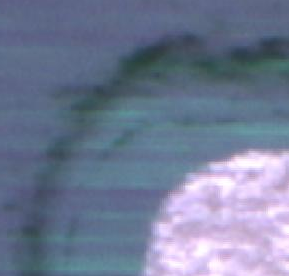
#> input picture data/aux_data/double_corner.png, 289 x 276 px
$ python cropper.py
#> lines starting #> are read from the running program, lines starting #| are printed output that depends on the picture
### src/utils.py
import pandas as pd
from pathlib import Path

def create_raw_data_df_list(dir_path):
    list_files = searching_all_files(dir_path)
    list_files_names = [x._str.split('/')[-1] for x in list_files]
    df_imgs_paths = pd.DataFrame.from_records(zip(list_files,list_files_names), columns = ['path_file', 'name_file'])
    df_imgs_paths['label'] = df_imgs_paths['path_file'].apply(lambda x: x._str.split('05_F')[-1][:2])
    return df_imgs_paths

def searching_all_files(directory):
    dirpath = Path(directory)
    assert(dirpath.is_dir())
    file_list = []
    for x in dirpath.iterdir():
        if x.is_file() and '.jpg' in x._str:
            file_list.append(x) # do not convert posix to string earlier
        elif x.is_dir():
            file_list.extend(searching_all_files(x))
    return file_list


# [7 lines left out: function create_csv_data, not called in this run]

### src/one_time_utilities/cropper.py
import cv2
import pandas as pd
from matplotlib import pyplot as plt
from src.utils import create_raw_data_df_list, create_csv_data
from tqdm import tqdm
import multiprocessing as mp

t_new_ref = cv2.imread('../../data/aux_data/double_corner.png')
#> t_new_ref is the input picture: shape (276, 289, 3); mean B, G, R 149.2, 123, 112.4
t_new_ref_gray = cv2.cvtColor(t_new_ref, cv2.COLOR_BGR2GRAY)
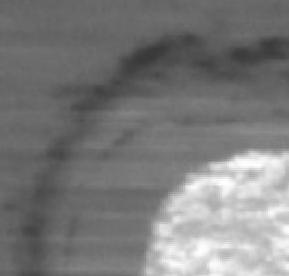
#> t_new_ref_gray: shape (276, 289); min 56, max 254, mean 122.8

"""crop&save function"""
def crop_top(df_images):
    for img_row in tqdm(df_images.itertuples()):
        path = img_row[1]
        img = cv2.imread(path._str)
        img = img_crop_center(img)
        img = img_downsize(img)
        # plt.imshow(img)
        # plt.show()

        new_path = '../../data/crop_data_0/'+'/'.join(path._str.split('/')[4:])
        cv2.imwrite(new_path,img)

def crop_ref(img_row):
    # print(img_row)
    path = img_row[1]
    try:
        img = cv2.imread(path)
        img_crop = img_crop_ref(img)
        img_crop32 = img_downsize(img_crop,32)
        img_crop64 = img_downsize(img_crop,64)
        img_crop128 = img_downsize(img_crop,128)
        new_path = '../../data/crop_data_32/' + path.split('/')[-1]
        cv2.imwrite(new_path, img_crop32)
        new_path = '../../data/crop_data_64/' + path.split('/')[-1]
        cv2.imwrite(new_path, img_crop64)
        new_path = '../../data/crop_data_128/' + path.split('/')[-1]
        cv2.imwrite(new_path, img_crop128)
        return 0
    except AttributeError:
        print(img_row)
        return -1


"""lambda functions for pytorch"""


def img_crop_center(img):
    return img[100:400,280:560]


def img_downsize(img,n):
    return cv2.resize(img, (n,n))


def img_crop_ref(img):
    img_gray = cv2.cvtColor(img, cv2.COLOR_BGR2GRAY)
    res = cv2.matchTemplate(img_gray, t_new_ref_gray, cv2.TM_CCORR_NORMED)
    min_val, max_val, min_loc, max_loc = cv2.minMaxLoc(res)
    top_left = max_loc
    return img[:, top_left[0]:]


if __name__ == '__main__':
    path_bi_data = '/home/murnko/PycharmProjects/unpco/data/pCO2'
#> (the run stopped early here; a loop or call above may not have finished)
